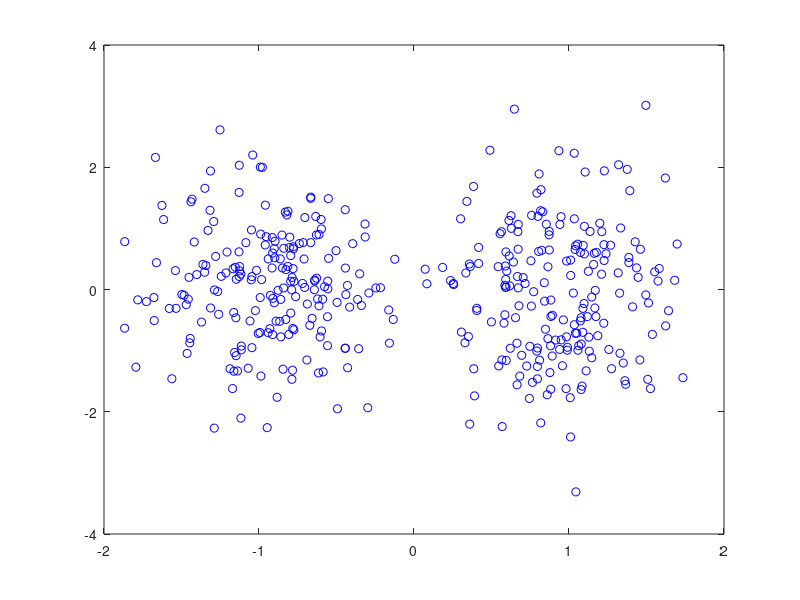

Source code (MATLAB): (Note: this script raises an error after producing the figure.)
clc;
clear all;
close all;
startTime=tic;

data3 = csvread('data3.csv');


% number of clusters
K = 2;


numberOfTrainingData = size(data3,1);
numberOfFeatureDimensions = size(data3,2);

% Normalize the data set
for counterFeatures=1: numberOfFeatureDimensions  
  data3Normalized(:,counterFeatures)= (data3(:,counterFeatures)-mean(data3(:,counterFeatures)))/std(data3(:,counterFeatures)) ;
end

figure(1);
plot(data3Normalized(:,1),data3Normalized(:,2),'ob');


for index=1:200,
    
    
    % initialize cluster centers
    
%     randCenterIndices = randi([1 numberOfTrainingData], 1, K);
    randCenterIndices = randperm(numberOfTrainingData, K);
    
    
    clusterCenters = data3Normalized(randCenterIndices,:);
    
    data3NormalizedLabel = zeros(numberOfTrainingData, 1);
    data3NormalizedDistanceFromClusterCenter = Inf(numberOfTrainingData, K);
    
    % Assign each data point to a cluster: label each data point with a cluster
    % number
    
    changeInLabelsFlag = 1;
    
    while changeInLabelsFlag == 1,
        
        changeInLabelsFlag = 0;
        
        for i = 1:numberOfTrainingData,
            for j = 1:K,
                data3NormalizedDistanceFromClusterCenter(i,j) = EuclideanDistance(data3Normalized(i,:),clusterCenters(j,:));
            end
            % check to see if any data point's label is updated
            [~, newLabel] = min(data3NormalizedDistanceFromClusterCenter(i,:));
            if  data3NormalizedLabel(i) ~= newLabel,
                changeInLabelsFlag = 1;
            end
            % update label maybe?
            [~, data3NormalizedLabel(i)] = min(data3NormalizedDistanceFromClusterCenter(i,:));
            
        end
        
        
        % Re-estimate cluster centers
        
        Mu = Inf(K, numberOfFeatureDimensions);
        
        for i = 1:K,
            
            Mu(i,:) = mean(data3Normalized(find(data3NormalizedLabel == i),:));
            
            
            minDiff = EuclideanDistance(data3Normalized(1,:), Mu(i,:));
            
            for j = 2:numberOfTrainingData
                if minDiff > EuclideanDistance(data3Normalized(j,:), Mu(i,:)),
                    minDiff = EuclideanDistance(data3Normalized(j,:), Mu(i,:));
                    closestDataPointToMuIndex = j;
                end
            end
            
%             clusterCenters(i,:) = data3Normalized(closestDataPointToMuIndex,:);
            clusterCenters(i,:) = Mu(i,:);
            % Part 1. b.
            
            
            
        end
        
    end
    
    
    
    
    hold on;
    plot(clusterCenters(:,1),clusterCenters(:,2),'oc');
    hold on;
    
    
    withinClusterSum = zeros(K,1);
    
    % clustering done
    % calculate withing cluster sum of distances
    for i = 1:K,
        
        %      clusterI = zeros(size((data3Normalized(find(data3NormalizedLabel == i),:))));
        clusterI = data3Normalized(find(data3NormalizedLabel == i),:);
        for j = 1:size(clusterI,1),
            withinClusterSum(i) = withinClusterSum(i) + (EuclideanDistance(Mu(i,:), clusterI(j,:)))^2;
        end
        
    end
    
    if min(withinClusterSum) == 0
       test = 0; 
    end
    MinMaxMeanSD(index, 1) = min(withinClusterSum); 
    MinMaxMeanSD(index, 2) = max(withinClusterSum);
    MinMaxMeanSD(index, 3) = mean(withinClusterSum);
    MinMaxMeanSD(index, 4) = std(withinClusterSum);
    
    
end

title({'K-Means clustering with K = 5, for 200 times'});
legend('Original Data Points', 'Cluster Centers');
xlabel('X');
ylabel('Y');

% save as PNG and EPS
saveas(1, 'fig_Kmeans_with_random_initialization', 'epsc2');
saveas(1, 'fig_Kmeans_with_random_initialization', 'png');
saveas(1, 'fig_Kmeans_with_random_initialization', 'fig');
saveas(1, ['fig_' datestr(date, 'YYYY-mm-dd') '_' datestr(now, 'HH-MM-SS') '_' 'Kmeans_with_random_initialization'], 'epsc2');
saveas(1, ['fig_' datestr(date, 'YYYY-mm-dd') '_' datestr(now, 'HH-MM-SS') '_' 'Kmeans_with_random_initialization'], 'fig');
saveas(1, ['fig_' datestr(date, 'YYYY-mm-dd') '_' datestr(now, 'HH-MM-SS') '_' 'Kmeans_with_random_initialization'], 'png');

% plot the metrics
figure(2);
hold on;
plot((1:1:200), MinMaxMeanSD(:,1), '+g');
hold on;
plot((1:1:200), MinMaxMeanSD(:,2), '*b');
hold on;
% errorbar((1:5:200), MinMaxMeanSD(1:5:end,3), MinMaxMeanSD(1:5:end,4), '.r');
errorbar((1:1:200), MinMaxMeanSD(1:1:end,3), MinMaxMeanSD(1:1:end,4), '.r');

hold on;
plot((1:1:200), MinMaxMeanSD(:,3), 'ok');
hold on;
title({'Min, Max, Mean and STD of Within-Cluster Sum of Squared Distances for K-Means clustering with K = 5, for 200 times'});
legend('Min', 'Max', 'Standard deviation', 'Mean');
hold on;
xlabel('200 runs');
ylabel('Within-Cluster Sum of Squared Distances');

saveas(2, ['fig_' datestr(date, 'YYYY-mm-dd') '_' datestr(now, 'HH-MM-SS') '_' 'Within_cluster_sum_of_squared_distances_200runs'], 'epsc2');
saveas(2, ['fig_' datestr(date, 'YYYY-mm-dd') '_' datestr(now, 'HH-MM-SS') '_' 'Within_cluster_sum_of_squared_distances_200runs'], 'fig');
saveas(2, ['fig_' datestr(date, 'YYYY-mm-dd') '_' datestr(now, 'HH-MM-SS') '_' 'Within_cluster_sum_of_squared_distances_200runs'], 'png');

 
% % plot the metrics
% figure(2);
% hold on;
% plot((1:1:200), MinMaxMeanSD(:,1), 'g');
% hold on;
% plot((1:1:200), MinMaxMeanSD(:,2), 'b');
% hold on;
% % errorbar((1:5:200), MinMaxMeanSD(1:5:end,3), MinMaxMeanSD(1:5:end,4), '.r');
% errorbar((1:1:200), MinMaxMeanSD(1:1:end,3), MinMaxMeanSD(1:1:end,4), 'r');
% 
% hold on;
% plot((1:1:200), MinMaxMeanSD(:,3), 'k');
% hold on;
% title({'Min, Max, Mean and STD of Within-Cluster Sum of Squared Distances for K-Means clustering with K = 5, for 200 times'});
% legend('Min', 'Max', 'Standard deviation', 'Mean');
% hold on;
% xlabel('200 runs');
% ylabel('Within-Cluster Sum of Squared Distances');
% 
% saveas(2, ['fig_' datestr(date, 'YYYY-mm-dd') '_' datestr(now, 'HH-MM-SS') '_' 'Within_cluster_sum_of_squared_distances_200runs'], 'epsc2');
% saveas(2, ['fig_' datestr(date, 'YYYY-mm-dd') '_' datestr(now, 'HH-MM-SS') '_' 'Within_cluster_sum_of_squared_distances_200runs'], 'fig');
% saveas(2, ['fig_' datestr(date, 'YYYY-mm-dd') '_' datestr(now, 'HH-MM-SS') '_' 'Within_cluster_sum_of_squared_distances_200runs'], 'png');



% save the environment variables
save ([datestr(date, 'YYYY-mm-dd') '_' datestr(now, 'HH-MM-SS')]);

runningTime = toc(startTime);
runningTime


